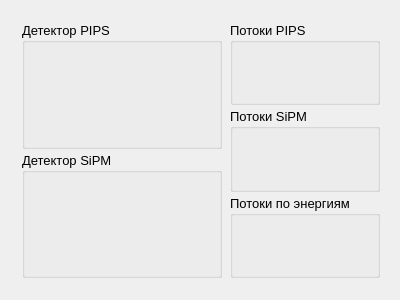
<?xml version="1.0" encoding="UTF-8"?>
<ui version="4.0">
 <class>Form</class>
 <widget class="QWidget" name="Form">
  <property name="geometry">
   <rect>
    <x>0</x>
    <y>0</y>
    <width>400</width>
    <height>300</height>
   </rect>
  </property>
  <property name="windowTitle">
   <string>Form</string>
  </property>
  <layout class="QGridLayout" name="gridLayout">
   <item row="0" column="0">
    <widget class="QWidget" name="graph_widget" native="true">
     <property name="sizePolicy">
      <sizepolicy hsizetype="Expanding" vsizetype="Expanding">
       <horstretch>0</horstretch>
       <verstretch>0</verstretch>
      </sizepolicy>
     </property>
     <layout class="QGridLayout" name="gridLayout_4">
      <property name="leftMargin">
       <number>2</number>
      </property>
      <property name="topMargin">
       <number>2</number>
      </property>
      <property name="rightMargin">
       <number>0</number>
      </property>
      <property name="bottomMargin">
       <number>2</number>
      </property>
      <property name="spacing">
       <number>2</number>
      </property>
      <item row="0" column="0">
       <layout class="QVBoxLayout" name="verticalLayout_graph" stretch="0">
        <property name="spacing">
         <number>2</number>
        </property>
        <property name="leftMargin">
         <number>1</number>
        </property>
        <property name="topMargin">
         <number>1</number>
        </property>
        <property name="rightMargin">
         <number>1</number>
        </property>
        <property name="bottomMargin">
         <number>1</number>
        </property>
        <item>
         <layout class="QHBoxLayout" name="horizontalLayout_4" stretch="5,3">
          <property name="leftMargin">
           <number>5</number>
          </property>
          <property name="topMargin">
           <number>5</number>
          </property>
          <property name="rightMargin">
           <number>5</number>
          </property>
          <property name="bottomMargin">
           <number>5</number>
          </property>
          <item>
           <layout class="QVBoxLayout" name="verticalLayout_5" stretch="1,1">
            <property name="spacing">
             <number>3</number>
            </property>
            <property name="sizeConstraint">
             <enum>QLayout::SetDefaultConstraint</enum>
            </property>
            <property name="leftMargin">
             <number>3</number>
            </property>
            <property name="topMargin">
             <number>3</number>
            </property>
            <property name="rightMargin">
             <number>3</number>
            </property>
            <property name="bottomMargin">
             <number>3</number>
            </property>
            <item>
             <widget class="QGroupBox" name="groupBox_4">
              <property name="minimumSize">
               <size>
                <width>0</width>
                <height>0</height>
               </size>
              </property>
              <property name="font">
               <font>
                <pointsize>10</pointsize>
               </font>
              </property>
              <property name="styleSheet">
               <string notr="true"/>
              </property>
              <property name="title">
               <string>Детектор PIPS</string>
              </property>
              <layout class="QHBoxLayout" name="horizontalLayout_7" stretch="1">
               <property name="spacing">
                <number>2</number>
               </property>
               <property name="leftMargin">
                <number>2</number>
               </property>
               <property name="topMargin">
                <number>2</number>
               </property>
               <property name="rightMargin">
                <number>2</number>
               </property>
               <property name="bottomMargin">
                <number>2</number>
               </property>
               <item>
                <layout class="QHBoxLayout" name="vLayout_pips"/>
               </item>
              </layout>
             </widget>
            </item>
            <item>
             <widget class="QGroupBox" name="groupBox_5">
              <property name="minimumSize">
               <size>
                <width>0</width>
                <height>0</height>
               </size>
              </property>
              <property name="font">
               <font>
                <pointsize>10</pointsize>
               </font>
              </property>
              <property name="styleSheet">
               <string notr="true"/>
              </property>
              <property name="title">
               <string>Детектор SiPM</string>
              </property>
              <layout class="QHBoxLayout" name="horizontalLayout_8" stretch="1">
               <property name="spacing">
                <number>2</number>
               </property>
               <property name="leftMargin">
                <number>2</number>
               </property>
               <property name="topMargin">
                <number>2</number>
               </property>
               <property name="rightMargin">
                <number>2</number>
               </property>
               <property name="bottomMargin">
                <number>2</number>
               </property>
               <item>
                <layout class="QVBoxLayout" name="vLayout_sipm">
                 <property name="spacing">
                  <number>0</number>
                 </property>
                 <property name="leftMargin">
                  <number>2</number>
                 </property>
                 <property name="topMargin">
                  <number>2</number>
                 </property>
                 <property name="rightMargin">
                  <number>2</number>
                 </property>
                 <property name="bottomMargin">
                  <number>2</number>
                 </property>
                </layout>
               </item>
              </layout>
             </widget>
            </item>
           </layout>
          </item>
          <item>
           <layout class="QVBoxLayout" name="verticalLayout_8" stretch="1,1,1">
            <property name="spacing">
             <number>3</number>
            </property>
            <property name="leftMargin">
             <number>3</number>
            </property>
            <property name="topMargin">
             <number>3</number>
            </property>
            <property name="rightMargin">
             <number>3</number>
            </property>
            <property name="bottomMargin">
             <number>3</number>
            </property>
            <item>
             <widget class="QGroupBox" name="groupBox_6">
              <property name="minimumSize">
               <size>
                <width>0</width>
                <height>0</height>
               </size>
              </property>
              <property name="font">
               <font>
                <pointsize>10</pointsize>
               </font>
              </property>
              <property name="styleSheet">
               <string notr="true"/>
              </property>
              <property name="title">
               <string>Потоки PIPS</string>
              </property>
              <layout class="QVBoxLayout" name="verticalLayout_16">
               <property name="spacing">
                <number>2</number>
               </property>
               <property name="leftMargin">
                <number>2</number>
               </property>
               <property name="topMargin">
                <number>2</number>
               </property>
               <property name="rightMargin">
                <number>2</number>
               </property>
               <property name="bottomMargin">
                <number>2</number>
               </property>
               <item>
                <layout class="QVBoxLayout" name="vLayout_gist_pips">
                 <property name="spacing">
                  <number>0</number>
                 </property>
                 <property name="leftMargin">
                  <number>2</number>
                 </property>
                 <property name="topMargin">
                  <number>2</number>
                 </property>
                 <property name="rightMargin">
                  <number>2</number>
                 </property>
                 <property name="bottomMargin">
                  <number>2</number>
                 </property>
                </layout>
               </item>
              </layout>
             </widget>
            </item>
            <item>
             <widget class="QGroupBox" name="groupBox_8">
              <property name="minimumSize">
               <size>
                <width>0</width>
                <height>0</height>
               </size>
              </property>
              <property name="font">
               <font>
                <pointsize>10</pointsize>
               </font>
              </property>
              <property name="styleSheet">
               <string notr="true"/>
              </property>
              <property name="title">
               <string>Потоки SiPM</string>
              </property>
              <layout class="QVBoxLayout" name="verticalLayout_18">
               <property name="spacing">
                <number>2</number>
               </property>
               <property name="leftMargin">
                <number>2</number>
               </property>
               <property name="topMargin">
                <number>2</number>
               </property>
               <property name="rightMargin">
                <number>2</number>
               </property>
               <property name="bottomMargin">
                <number>2</number>
               </property>
               <item>
                <layout class="QVBoxLayout" name="vLayout_gist_sipm">
                 <property name="spacing">
                  <number>0</number>
                 </property>
                 <property name="leftMargin">
                  <number>2</number>
                 </property>
                 <property name="topMargin">
                  <number>2</number>
                 </property>
                 <property name="rightMargin">
                  <number>2</number>
                 </property>
                 <property name="bottomMargin">
                  <number>2</number>
                 </property>
                </layout>
               </item>
              </layout>
             </widget>
            </item>
            <item>
             <widget class="QGroupBox" name="groupBox_7">
              <property name="minimumSize">
               <size>
                <width>0</width>
                <height>0</height>
               </size>
              </property>
              <property name="font">
               <font>
                <pointsize>10</pointsize>
               </font>
              </property>
              <property name="styleSheet">
               <string notr="true"/>
              </property>
              <property name="title">
               <string>Потоки по энергиям</string>
              </property>
              <layout class="QVBoxLayout" name="verticalLayout_17">
               <property name="spacing">
                <number>2</number>
               </property>
               <property name="leftMargin">
                <number>2</number>
               </property>
               <property name="topMargin">
                <number>2</number>
               </property>
               <property name="rightMargin">
                <number>2</number>
               </property>
               <property name="bottomMargin">
                <number>2</number>
               </property>
               <item>
                <layout class="QVBoxLayout" name="vLayout_gist_EdE">
                 <property name="spacing">
                  <number>0</number>
                 </property>
                 <property name="leftMargin">
                  <number>2</number>
                 </property>
                 <property name="topMargin">
                  <number>2</number>
                 </property>
                 <property name="rightMargin">
                  <number>2</number>
                 </property>
                 <property name="bottomMargin">
                  <number>2</number>
                 </property>
                </layout>
               </item>
              </layout>
             </widget>
            </item>
           </layout>
          </item>
         </layout>
        </item>
       </layout>
      </item>
     </layout>
    </widget>
   </item>
  </layout>
 </widget>
 <resources/>
 <connections/>
</ui>
